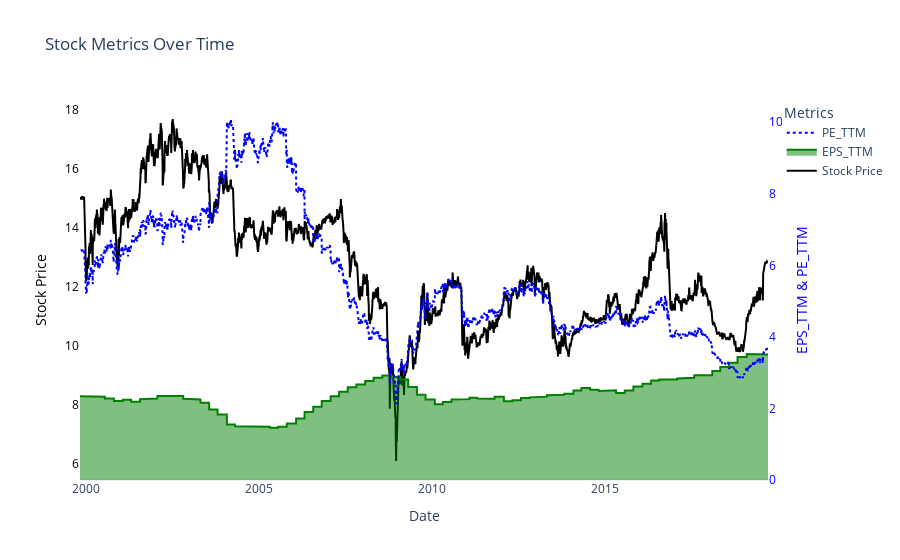

The notebook cell this image was saved under:
### Code cell
import plotly.graph_objects as go


# Create the figure
fig = go.Figure()

# Add stock_price on primary y-axis (left)
fig.add_trace(go.Scatter(
    x=stock_consolidate_df.index,
    y=stock_consolidate_df["stock_price"],
    mode='lines',
    line=dict(color='black'),
    name='Stock Price',
    yaxis="y1"
))

# Add EPS_TTM on secondary y-axis (right)
fig.add_trace(go.Scatter(
    x=stock_consolidate_df.index,
    y=stock_consolidate_df["EPS_TTM"],
    mode='lines',
    fill='tonexty',  # Shadow effect
    line=dict(color='green'),
    name='EPS_TTM',
    yaxis="y2"
))

# Add PE_TTM on secondary y-axis (right)
fig.add_trace(go.Scatter(
    x=stock_consolidate_df.index,
    y=stock_consolidate_df["PE_TTM"],
    mode='lines',
    line=dict(color='blue', dash='dot'),
    name='PE_TTM',
    yaxis="y2"
))

# Update layout to remove grid and configure dual y-axes
fig.update_layout(
    title="Stock Metrics Over Time",
    xaxis=dict(title="Date", showgrid=False),
    yaxis=dict(
        title="Stock Price",
        showgrid=False,
        titlefont=dict(color="black"),
        tickfont=dict(color="black")
    ),
    yaxis2=dict(
        title="EPS_TTM & PE_TTM",
        overlaying="y",  # Overlay with y1
        side="right",
        showgrid=False,
        titlefont=dict(color="blue"),
        tickfont=dict(color="blue")
    ),
    legend_title="Metrics",
    template="plotly_white",
    plot_bgcolor='white'  # Background color
)

# Show the plot
fig.show()

### Figure 1 — Plotly figure (JSON) as saved in the notebook; plotly's stock layout.template omitted (floating-point values rounded to 4 significant figures; data arrays with more than 128 entries replaced by an {"elided": "..."} marker saying what was removed)
{"data": [{"line": {"color": "black"}, "mode": "lines", "name": "Stock Price", "type": "scatter", "x": {"elided": "4997 str values"}, "y": {"elided": "4997 float values"}, "yaxis": "y"}, {"fill": "tonexty", "line": {"color": "green"}, "mode": "lines", "name": "EPS_TTM", "type": "scatter", "x": {"elided": "4997 str values"}, "y": {"elided": "4997 float values"}, "yaxis": "y2"}, {"line": {"color": "blue", "dash": "dot"}, "mode": "lines", "name": "PE_TTM", "type": "scatter", "x": {"elided": "4997 str values"}, "y": {"elided": "4997 float values"}, "yaxis": "y2"}], "layout": {"legend": {"title": {"text": "Metrics"}}, "plot_bgcolor": "white", "title": {"text": "Stock Metrics Over Time"}, "xaxis": {"showgrid": false, "title": {"text": "Date"}}, "yaxis": {"showgrid": false, "tickfont": {"color": "black"}, "title": {"font": {"color": "black"}, "text": "Stock Price"}}, "yaxis2": {"overlaying": "y", "showgrid": false, "side": "right", "tickfont": {"color": "blue"}, "title": {"font": {"color": "blue"}, "text": "EPS_TTM & PE_TTM"}}}}
